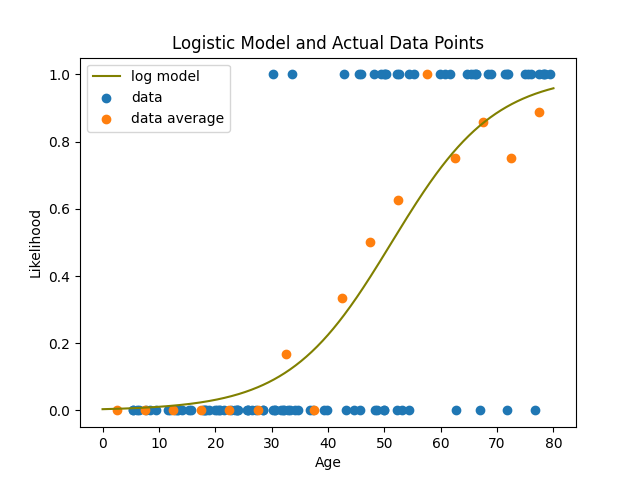

Reproduce this figure in Python.
import numpy as np
import matplotlib.pyplot as plt
from scipy import optimize

def prob(x, b0, b1):
    return 1/(1+np.exp(-(b0 + b1*x)))

def neg_log_like(b, x, y):
    # negative log likelihood given beta_0 and beta_1
    mach_prec = 1e-16  # avoid divide by 0 error
    b0 = b[0]
    b1 = b[1]
    l_list = [y[i] * np.log(prob(x[i], b0, b1)/(1-prob(x[i], b0, b1) + mach_prec))
              + np.log(1-prob(x[i], b0, b1) + mach_prec) for i in range(len(x))]
    ll = np.sum(np.array(l_list))
    return -ll

# Covariance matrix of parameters
def covariance(hess_inv, variance):
    return hess_inv * variance

# Uncertainty of parameters
def uncertainty(hess_inv, variance):
    cov = covariance(hess_inv, variance)
    return np.sqrt(np.diag(cov))


age, ans = np.loadtxt("/Users/apple/Desktop/survey.csv",delimiter=",",skiprows=1,unpack=True)
x0 = np.array([0.5,0.5])   #initial guess
result = optimize.minimize(neg_log_like, x0=x0, args=(age, ans))   # minimize!!
hess_inv = result.hess_inv    # inverse of hessian matrix
var = result.fun/(len(ans)-len(x0))   # variance
uncer = uncertainty(hess_inv, var)    # uncertainty in beta_0 and beta_1
print('beta_0, beta_1: ', result.x, '\nUncertainty: ', uncer)
print('cov matrix: ', covariance(hess_inv, var))


bins = np.arange(0,85,5)  # size 5; bins of size 10 can be achieved with (0,91,10)
mid_bin = []     # middle point of each bin
bin_height = []
for i in range(16):
    sum = 0     # sum of answers within this bin
    num = 0     # number of answers within this bin
    for j in range(len(age)):
        if (age[j] > bins[i]) and (age[j] <= bins[i+1]):
            sum += ans[j]
            num += 1
    avg = 0 if num == 0 else sum/num   # average answer within this bin (height)
    bin_height.append(avg)
    mid = (bins[i+1] + bins[i])/2    # middle point of bin
    mid_bin.append(mid)
x = np.linspace(0,80,501)
plt.plot(x, prob(x,result.x[0],result.x[1]), "olive")
plt.scatter(age, ans)
plt.scatter(mid_bin, bin_height)
plt.legend(["log model","data","data average"])
plt.xlabel("Age")
plt.ylabel("Likelihood")
plt.title("Logistic Model and Actual Data Points")
plt.show()
